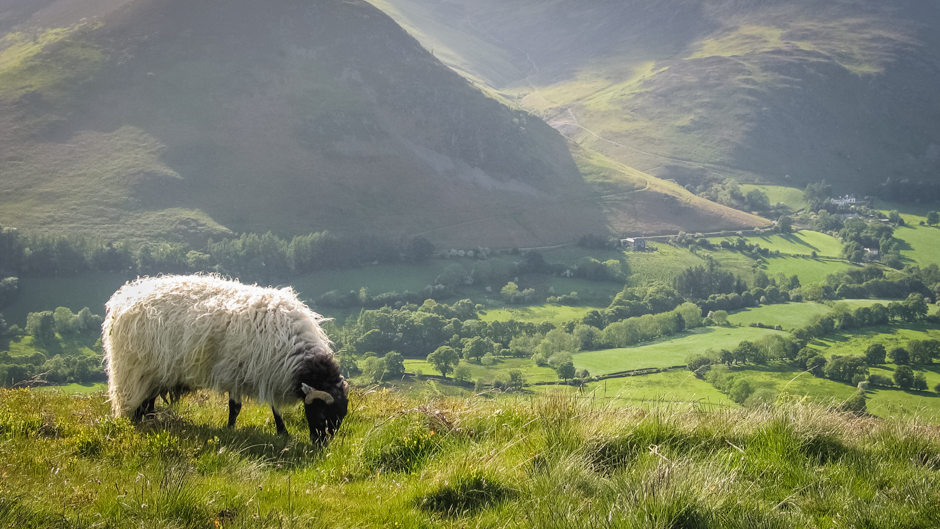
#> input picture backg.jpg, 940 x 529 px
$ python otsutask.py
#> lines starting #> are read from the running program, lines starting #| are printed output that depends on the picture; after the words box and inside, x2 and y2 are one past the last pixel; in counts of white or black regions, pixels touching at a corner belong together
import cv2
import numpy
#numpy is only used to create an ndarray for displaying the segmented image.

threshvals = {}


def createhist(img):
    row, col = img.shape
    y = [0] * 256
    for i in range(0, row):
        for j in range(0, col):
            y[img[i, j]] += 1
    return y


def pixels(hist):
    cnt = 0
    for i in range(0, len(hist)):
        if hist[i] > 0:
            cnt += hist[i]
    return cnt


def weight(s, e):
    w = 0
    for i in range(s, e):
        w += hist[i]
    return w


def mean(s, e):
    m = 0
    w = weight(s, e)
    for i in range(s, e):
        m += hist[i] * i

    return m / float(w)


def variance(s, e):
    v = 0
    m = mean(s, e)
    w = weight(s, e)
    for i in range(s, e):
        v += ((i - m) ** 2) * hist[i]
    v /= w
    return v


def findthresh():
    pcnt = pixels(hist)
    for i in range(1, len(hist)):
        wb = weight(0, i) / float(pcnt)
        mb = mean(0, i)
        vb = variance(0, i)

        wf = weight(i, len(hist)) / float(pcnt)
        mf = mean(i, len(hist))
        vf = variance(i, len(hist))

        wcv = wb * (vb) + wf * (vf)
        bcv = wb * wf * (mb - mf) ** 2

        threshvals[i] = wcv


def optimalthresh():
    minwcv = sorted(threshvals.values())[0]
    for key,value in threshvals.iteritems():
        if value == minwcv:
            return key


image = cv2.imread('backg.jpg',0)
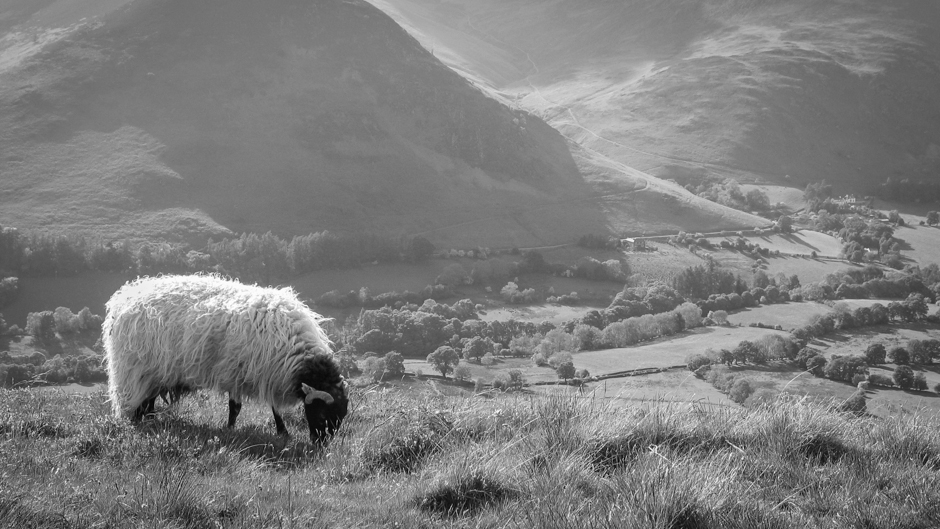
#> image: shape (529, 940); min 0, max 255, mean 125.4
hist = createhist(image)
#> hist = 256 values, max 10985 at index 123, min 2 at index 1, mean 1942.4
findthresh()
#> the loop in pixels, `for i in range(0, len(hist)):` made 256 passes
#> cnt on passes 1 to 12: 7, 9, 11, 20, 27, 35, 44, 62, 92, 136, 222, 378
#> after the loop in pixels, `for i in range(0, len(hist)):`: cnt = 497260
#> the loop in findthresh, `for i in range(1, len(hist)):` made 255 passes
#> (wb, mb, vb, wf, mf) on passes 1 to 3: (1.41e-05, 0, 0, 1, 125.4), (1.81e-05, 0.222, 0.173, 1, 125.4), (2.21e-05, 0.545, 0.612, 1, 125.4)
#> the loop in optimalthresh, `for key,value in threshvals.iteritems():` made 135 passes
#> value on passes 1 to 12: 1072, 1072, 1071.9, 1071.6, 1071.4, 1071.2, 1070.9, 1070.4, 1069.6, 1068.4, 1066.1, 1062
optimalval = optimalthresh()
row, col = image.shape
y = numpy.zeros((row,col))
for i in range(0, row):
    for j in range(0, col):
        if image[i, j] >= optimalval:
            y[i, j] = 255
        else:
            y[i, j] = 0
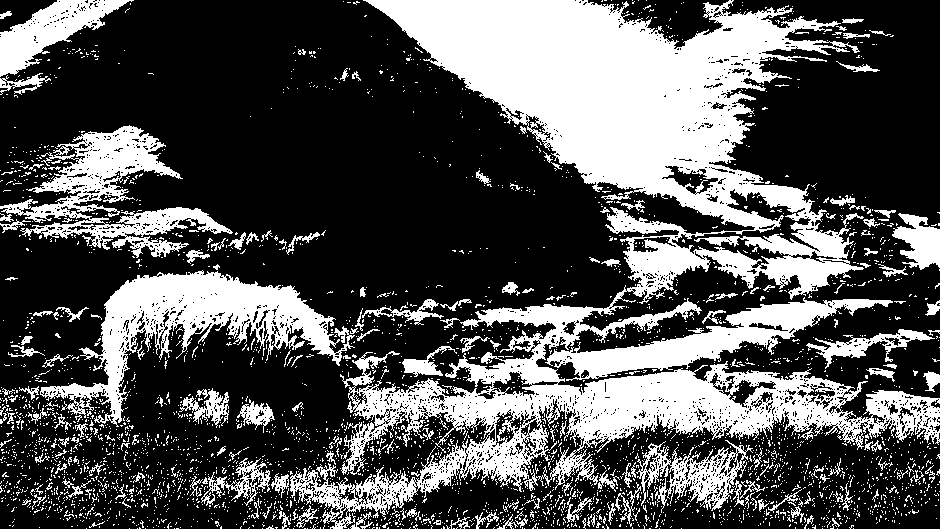
#> y: shape (529, 940) float64; 32.8% white; 3475 white regions (3278 under 20 px), largest, box (x1, y1, x2, y2) and area: (290, 0, 940, 529) 98049, (40, 270, 355, 427) 14175, (0, 125, 233, 258) 9677
cv2.imshow("image", y)
cv2.waitKey(0)
